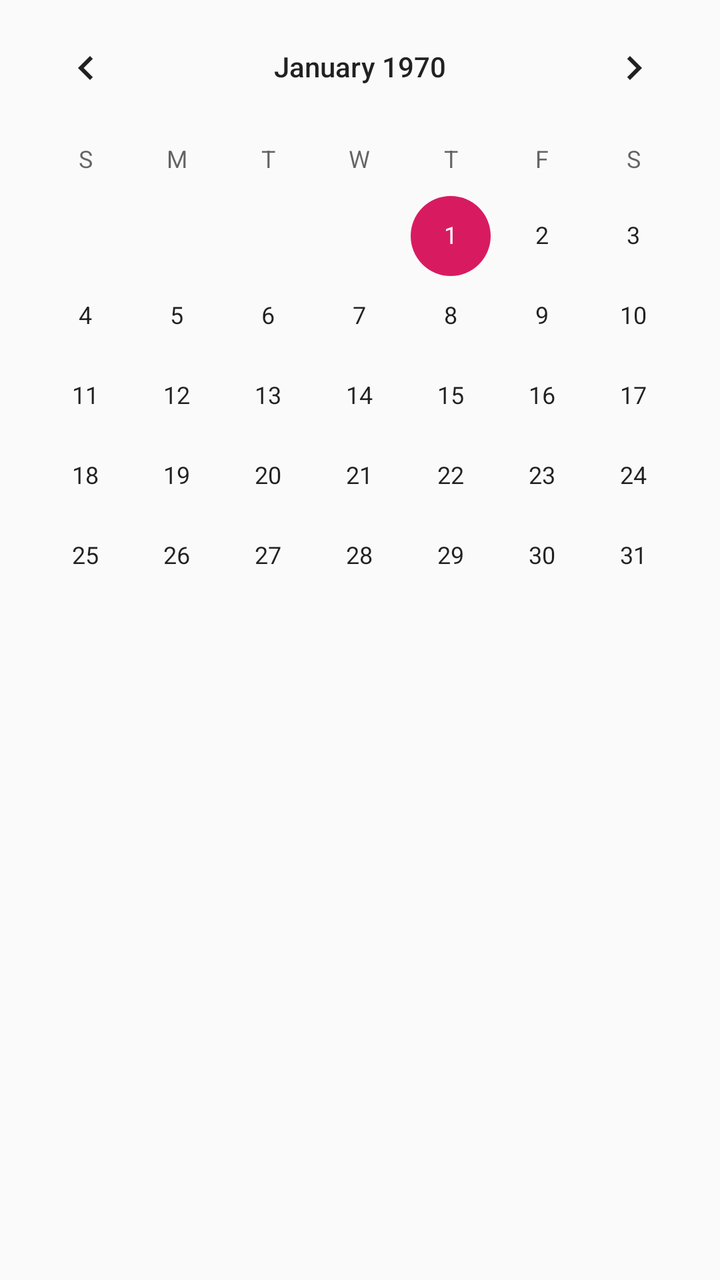
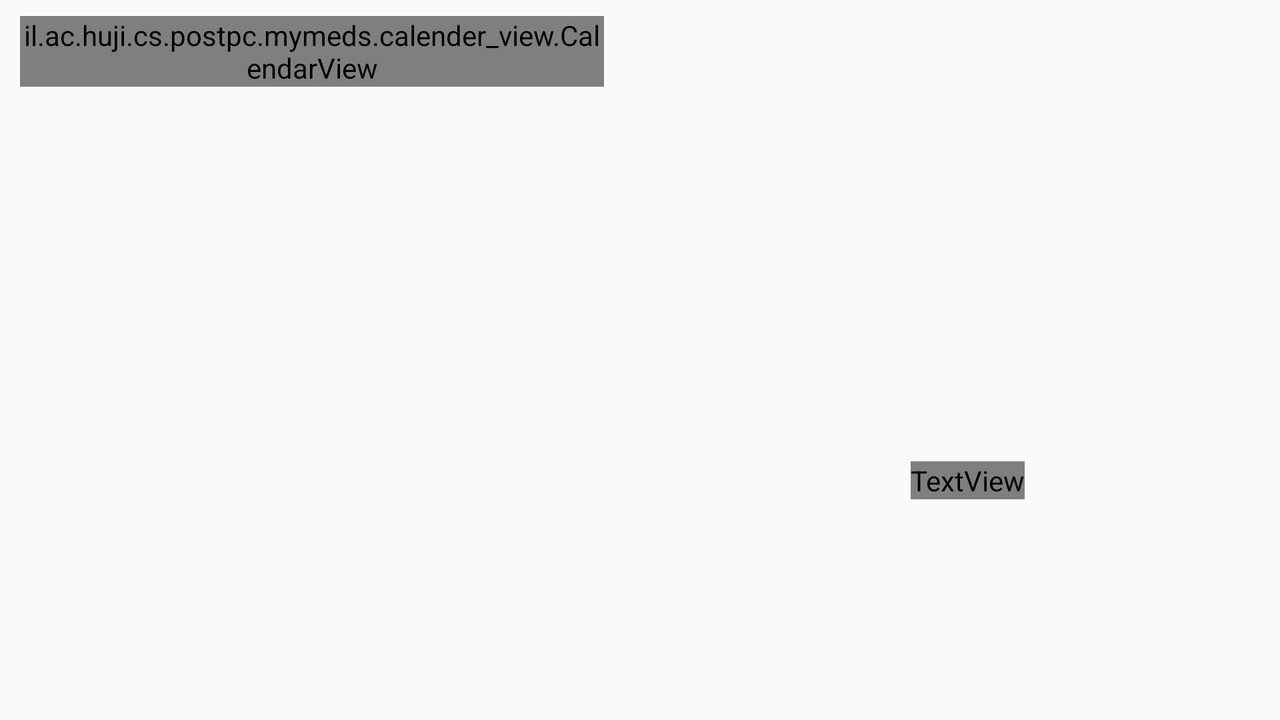

The same Android screen from two of the app's own layout files: first res/layout/ as a phone draws it, then the repository's variant for another configuration, drawn on a device whose configuration selects that folder. Both files follow.
<!-- AndroidManifest.xml: application theme AppTheme -->
<!-- res/layout/fragment_calender.xml -->
<?xml version="1.0" encoding="utf-8"?>
<FrameLayout xmlns:android="http://schemas.android.com/apk/res/android"
    xmlns:tools="http://schemas.android.com/tools"
    android:layout_width="match_parent"
    android:layout_height="match_parent"
    tools:context=".CalenderFragment">

    <androidx.core.widget.NestedScrollView
        android:layout_width="match_parent"
        android:layout_height="match_parent">

        <CalendarView
            android:layout_width="match_parent"
            android:layout_height="match_parent"></CalendarView>

    </androidx.core.widget.NestedScrollView>

</FrameLayout>
<!-- resources referenced by this layout -->
<resources>
  <style name="AppTheme" parent="Theme.AppCompat.Light.DarkActionBar">
          
          <item name="colorPrimary">@color/colorPrimary</item>
          <item name="colorPrimaryDark">@color/colorPrimaryDark</item>
          <item name="colorAccent">@color/colorAccent</item>
          <item name="windowActionBar">false</item>
          <item name="windowNoTitle">true</item>
      </style>
  <color name="colorPrimary">#008577</color>
  <color name="colorPrimaryDark">#00574B</color>
  <color name="colorAccent">#D81B60</color>
</resources>
<!-- res/layout-land/fragment_calender.xml (the repository's variant of the layout above) -->
<!-- drawn on the phone turned sideways -->
<?xml version="1.0" encoding="utf-8"?>
<FrameLayout xmlns:android="http://schemas.android.com/apk/res/android"
    xmlns:app="http://schemas.android.com/apk/res-auto"
    xmlns:tools="http://schemas.android.com/tools"
    android:layout_width="match_parent"
    android:layout_height="match_parent"
    tools:context=".activities.home.CalenderFragment">

    <androidx.constraintlayout.widget.ConstraintLayout
        android:layout_width="match_parent"
        android:layout_height="match_parent"
        >

        <FrameLayout
            android:id="@+id/fragment_calendar_top_part"
            android:layout_width="0dp"
            android:layout_height="match_parent"
            android:layout_marginEnd="8dp"
            app:layout_constraintBottom_toBottomOf="parent"
            app:layout_constraintEnd_toStartOf="@+id/guideline"
            app:layout_constraintStart_toStartOf="parent"
            app:layout_constraintTop_toTopOf="parent">

            <include layout="@layout/fragment_calendar_top_part" />
        </FrameLayout>


        <FrameLayout
            android:id="@+id/fragment_calendar_bottom_part"
            android:layout_width="0dp"
            android:layout_height="match_parent"
            android:layout_marginStart="8dp"
            app:layout_constraintBottom_toBottomOf="parent"
            app:layout_constraintEnd_toEndOf="parent"
            app:layout_constraintStart_toStartOf="@+id/guideline">

            <include layout="@layout/fragment_calendar_bottom_part" />
        </FrameLayout>

        <androidx.constraintlayout.widget.Guideline
            android:id="@+id/guideline"
            android:layout_width="match_parent"
            android:layout_height="match_parent"
            android:orientation="vertical"
            app:layout_constraintGuide_percent="0.5" />

    </androidx.constraintlayout.widget.ConstraintLayout>


</FrameLayout>
<!-- res/layout/fragment_calendar_top_part.xml (included above) -->
<?xml version="1.0" encoding="utf-8"?>
<FrameLayout xmlns:android="http://schemas.android.com/apk/res/android"
    xmlns:app="http://schemas.android.com/apk/res-auto"
    xmlns:tools="http://schemas.android.com/tools"
    android:layout_width="match_parent"
    android:layout_height="match_parent">

    <il.ac.huji.cs.postpc.mymeds.calender_view.CalendarView
        android:id="@+id/calender_view"
        android:layout_width="match_parent"
        android:layout_height="wrap_content"
        android:layout_marginStart="10dp"
        android:layout_marginTop="8dp"
        android:layout_marginEnd="10dp" />

</FrameLayout>
<!-- res/layout/fragment_calendar_bottom_part.xml (included above) -->
<?xml version="1.0" encoding="utf-8"?>
<FrameLayout xmlns:android="http://schemas.android.com/apk/res/android"
    xmlns:app="http://schemas.android.com/apk/res-auto"
    xmlns:tools="http://schemas.android.com/tools"
    android:layout_width="match_parent"
    android:layout_height="match_parent">

    <androidx.constraintlayout.widget.ConstraintLayout
        android:layout_width="match_parent"
        android:layout_height="match_parent"
        >

        <androidx.core.widget.NestedScrollView
            android:id="@+id/scroll_view"
            android:layout_width="match_parent"
            android:layout_height="0dp"
            android:layout_marginStart="10dp"
            android:layout_marginTop="16dp"
            android:layout_marginEnd="10dp"
            android:layout_marginBottom="16dp"
            app:layout_constraintBottom_toBottomOf="parent"
            app:layout_constraintEnd_toEndOf="parent"
            app:layout_constraintStart_toStartOf="parent"
            app:layout_constraintTop_toTopOf="parent">

            <androidx.recyclerview.widget.RecyclerView
                android:id="@+id/event_container"
                android:layout_width="match_parent"
                android:layout_height="wrap_content" />

        </androidx.core.widget.NestedScrollView>

        <LinearLayout
            android:id="@+id/no_events_message"
            android:layout_width="wrap_content"
            android:layout_height="wrap_content"
            android:gravity="center"
            android:orientation="vertical"

            app:layout_constraintBottom_toBottomOf="parent"
            app:layout_constraintEnd_toEndOf="parent"
            app:layout_constraintStart_toStartOf="parent"
            app:layout_constraintTop_toTopOf="parent"
            >

            <ImageView
                android:layout_width="100dp"
                android:layout_height="100dp"
                android:layout_gravity="center"
                android:foreground="@drawable/ic_event_black_24dp"
                android:foregroundTint="@color/common_google_signin_btn_text_dark_disabled"

                />

            <TextView
                android:layout_width="wrap_content"
                android:layout_height="wrap_content"
                android:layout_marginTop="20dp"
                android:text="Nothing on this day"
                android:textAlignment="center"
                android:layout_gravity="center"
                android:textColor="@color/common_google_signin_btn_text_dark_disabled"
                android:textSize="20sp" />

        </LinearLayout>

    </androidx.constraintlayout.widget.ConstraintLayout>

</FrameLayout>
